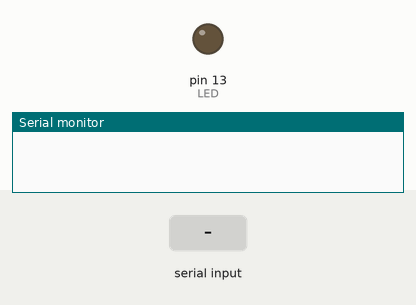
Recording of a sketch running on a simulated Arduino Uno, built with avr-gcc and run on an emulated ATmega328P. On the bench: output pins drawn as LEDs (lit = HIGH), the last lines printed to the serial monitor. The inputs (shaded band) are chosen by the test bench.

Above: at 1.2 s.
1.3 s: "v;0;f" received over Serial
At 1.7 s:
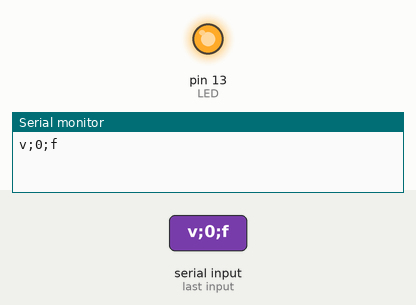
3.3 s: "f" received over Serial
Timing chart, 0 to 6.3 s (numbered marks = the images above; inputs shaded):
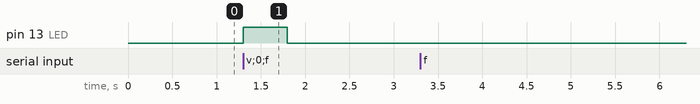

The sketch:

EntradaDatos.ino
```cpp
// SI EN EL SERIAL SE RECIBE LA CADENA"v;0;f", SE ENCENDERA EL LED13 POR 0.5SEG

char trama="0";
String bufferString;
String cadena;
int LED = 13;

void setup() {
  Serial.begin(115200);
  pinMode(LED, OUTPUT);
}

void loop() {
  while(Serial.available()){
        trama=Serial.read();
        bufferString+=trama;
        if(trama=='f'){
          cadena=bufferString;
          bufferString="";
          Serial.println(cadena);
         }
    }

  if(cadena=="v;0;f"){
    digitalWrite(LED, HIGH);
    delay(500);
    digitalWrite(LED, LOW);
    cadena="0";
    }
}
```

Measured:
- after the input at 1.3 s, pin 13 (LED): LOW → HIGH at once, → LOW 0.50 s later
